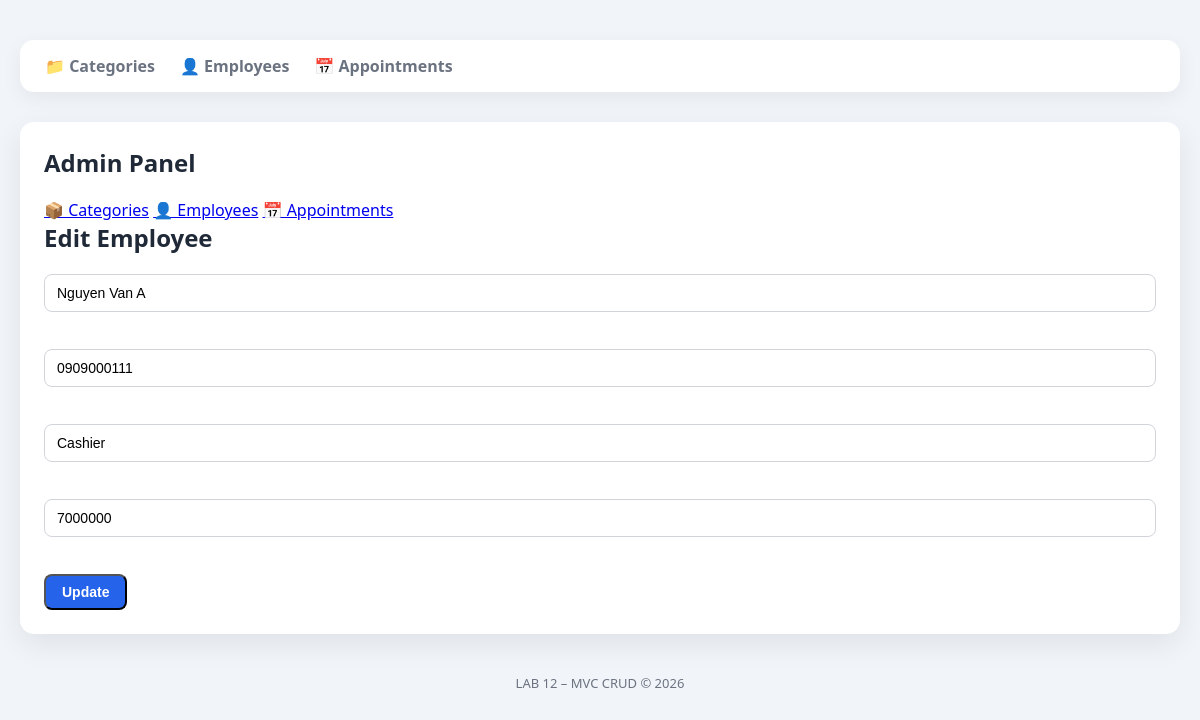
Page /public/index.php?c=employee&a=edit&id=1 on the committed database.
### tables this page shows
CREATE TABLE employees (
    id INT AUTO_INCREMENT PRIMARY KEY,
    full_name VARCHAR(120) NOT NULL,
    phone VARCHAR(20) NOT NULL,
    position VARCHAR(80) NOT NULL,
    salary INT DEFAULT 0,
    created_at TIMESTAMP DEFAULT CURRENT_TIMESTAMP
);

### core/Controller.php (called while the page is built, shortened)
<?php
class Controller {
    protected function view($view, $data = []) {
        extract($data);
        require "../app/Views/$view.php";
        require "../app/Views/layout.php";
    }
}

### app/Controllers/EmployeeController.php (called while the page is built, shortened)
<?php
require_once '../core/Controller.php';
require_once '../app/Models/Employee.php';
class EmployeeController extends Controller {
    public function edit() {
        $model = new Employee();
        $employee = $model->find($_GET['id']);
        $this->view('employees/edit', compact('employee'));
    }
}

### core/Router.php (called while the page is built, shortened)
<?php
class Router {
    public static function dispatch() {
        $a = $_GET['a'] ?? 'index';
        $controller = new $controllerName();
        $controller->$a();
    }
}

### public/index.php (called while the page is built)
<?php
require '../config/database.php';
require '../core/Database.php';
require '../core/Controller.php';
require '../core/Router.php';
Router::dispatch();

### config/database.php (called while the page is built)
<?php
return [
    'host'   => 'localhost',
    'dbname' => 'lab12',
    'user'   => 'root',
    'pass'   => '',
];

### core/Database.php (called while the page is built)
<?php
class Database
{
    private static ?PDO $instance = null;
    public static function getInstance(): PDO
    {
        if (self::$instance === null) {
            $config = require __DIR__ . '/../config/database.php';
            $dsn = "mysql:host={$config['host']};dbname={$config['dbname']};charset=utf8mb4";
            self::$instance = new PDO(
                $dsn,
                $config['user'],
                $config['pass'],
                [
                    PDO::ATTR_ERRMODE => PDO::ERRMODE_EXCEPTION,
                    PDO::ATTR_DEFAULT_FETCH_MODE => PDO::FETCH_ASSOC
                ]
            );
        }
        return self::$instance;
    }
}

### app/Models/Employee.php (called while the page is built, shortened)
<?php
class Employee {
    private PDO $db;
    public function __construct() {
        $this->db = Database::getInstance();
    }
    public function find(int $id) {
        $stm = $this->db->prepare("SELECT * FROM employees WHERE id=?");
        $stm->execute([$id]);
        return $stm->fetch();
    }
}

### app/Views/employees/edit.php (the view)
<?php require '../app/Views/layouts/header.php'; ?>
<?php require '../app/Views/layouts/sidebar.php'; ?>
<h2>Edit Employee</h2>
<form method="post">
<input name="full_name" value="<?= htmlspecialchars($employee['full_name']) ?>"><br><br>
<input name="phone" value="<?= htmlspecialchars($employee['phone']) ?>"><br><br>
<input name="position" value="<?= htmlspecialchars($employee['position']) ?>"><br><br>
<input name="salary" type="number" value="<?= $employee['salary'] ?>"><br><br>
<button class="btn">Update</button>
</form>
<?php require '../app/Views/layouts/footer.php'; ?>

### public/assets/css/style.css (style rules this page uses)
:root { --primary: #2563eb; --primary-dark: #1e40af; --bg: #f1f5f9; --card: #ffffff; --text: #1f2937; --muted: #6b7280; --danger: #dc2626; --success: #16a34a; }
* { box-sizing: border-box; }
body { margin: 0; font-family: 'Segoe UI', system-ui, Arial, sans-serif; background: var(--bg); color: var(--text); }
h1, h2 { margin: 0 0 20px; font-weight: 700; }
.btn { display: inline-block; padding: 8px 16px; border-radius: 8px; background: var(--primary); color: #fff; text-decoration: none; font-size: 14px; font-weight: 600; }
input, select { width: 100%; padding: 10px 12px; border-radius: 8px; border: 1px solid #d1d5db; margin-bottom: 15px; font-size: 14px; }

### rows in the picture
employees: full_name "Nguyen Van A", phone "0909000111", position "Cashier", salary "7000000"
